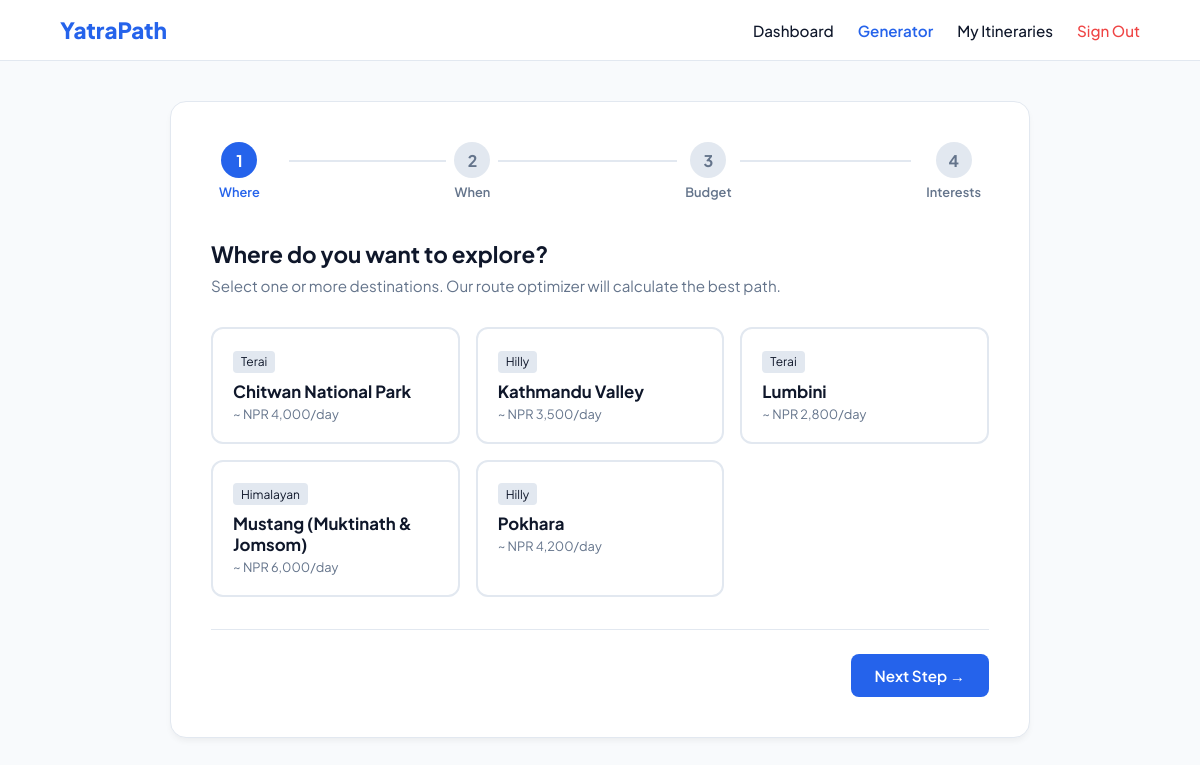
Screenshot of /user/generator.php (signed in) with the database file from the repository.
### tables this page shows
CREATE TABLE `destinations` (
    `id` INT AUTO_INCREMENT PRIMARY KEY,
    `name` VARCHAR(150) NOT NULL,
    `region` ENUM('Himalayan', 'Hilly', 'Terai') NOT NULL,
    `description` TEXT NOT NULL,
    `avg_cost_per_day` DECIMAL(10,2) NOT NULL DEFAULT 3000.00,
    `suitable_seasons` VARCHAR(150) NOT NULL,  
    `latitude` DECIMAL(10,7) NOT NULL,
    `longitude` DECIMAL(10,7) NOT NULL,
    `image_url` VARCHAR(255) DEFAULT NULL,
    `avg_rating` DECIMAL(3,2) NOT NULL DEFAULT 5.00,
    `total_reviews` INT NOT NULL DEFAULT 0,
    `created_at` TIMESTAMP DEFAULT CURRENT_TIMESTAMP,
    `updated_at` TIMESTAMP DEFAULT CURRENT_TIMESTAMP ON UPDATE CURRENT_TIMESTAMP,
    INDEX `idx_dest_region` (`region`),
    INDEX `idx_dest_rating` (`avg_rating`)
);

### user/generator.php (the view, shortened to what this page needs)
<?php
$db = Database::getInstance()->getConnection();
$destinations = $db->query("SELECT * FROM destinations ORDER BY name ASC")->fetchAll();
?>
<!DOCTYPE html>
<html lang="en">
<head>
</head>
<body>
    <header class="navbar">
        <a href="../homepage.php" class="logo">YatraPath</a>
        <nav class="nav-links">
            <a href="dashboard.php">Dashboard</a>
            <a href="generator.php" style="color: var(--primary); font-weight: 600;">Generator</a>
            <a href="itineraries.php">My Itineraries</a>
            <a href="../api/auth/logout.php" style="color: #ef4444;">Sign Out</a>
        </nav>
    </header>
    <main class="wizard-container">
        <div class="steps-bar" id="steps-bar">
            <div class="step-item active" data-step="1"><div class="step-bubble">1</div><div class="step-text">Where</div></div>
            <div class="step-item" data-step="2"><div class="step-bubble">2</div><div class="step-text">When</div></div>
            <div class="step-item" data-step="3"><div class="step-bubble">3</div><div class="step-text">Budget</div></div>
            <div class="step-item" data-step="4"><div class="step-bubble">4</div><div class="step-text">Interests</div></div>
        </div>
        <form id="generator-form">
            <div class="step-section active" id="step-1">
                <h2 class="section-title">Where do you want to explore?</h2>
                <p class="section-subtitle">Select one or more destinations. Our route optimizer will calculate the best path.</p>
                <div class="dest-select-grid">
                    <?php foreach ($destinations as $d): ?>
                        <div class="dest-option" onclick="toggleSelect(this)">
                            <span class="dest-badge"><?= htmlspecialchars($d['region']) ?></span>
                            <div class="dest-name"><?= htmlspecialchars($d['name']) ?></div>
                            <div style="font-size:0.8rem; color:var(--muted);">~ NPR <?= number_format((float)$d['avg_cost_per_day']) ?>/day</div>
                        </div>
                    <?php endforeach; ?>
                </div>
            </div>
            <div class="wizard-buttons">
                <button type="button" class="btn btn-next" id="btn-next" onclick="changeStep(1)">Next Step &rarr;</button>
            </div>
        </form>
    </main>
</body>
</html>

### user/generator.php (style rules this page uses)
:root { --primary: #2563eb; --primary-dark: #1d4ed8; --bg: #f8fafc; --card: #ffffff; --border: #e2e8f0; --text: #0f172a; --muted: #64748b; }
* { box-sizing: border-box; margin: 0; padding: 0; font-family: 'Plus Jakarta Sans', sans-serif; }
body { background: var(--bg); color: var(--text); padding-bottom: 3rem; }
.navbar { display: flex; justify-content: space-between; align-items: center; padding: 1rem 5%; background: #fff; border-bottom: 1px solid var(--border); }
.logo { font-size: 1.4rem; font-weight: 800; color: var(--primary); text-decoration: none; }
.nav-links { display: flex; gap: 1.5rem; align-items: center; }
.nav-links a { text-decoration: none; color: var(--text); font-weight: 500; font-size: 0.95rem; }
.wizard-container { max-width: 860px; margin: 2.5rem auto; background: var(--card); border: 1px solid var(--border); border-radius: 16px; padding: 2.5rem; box-shadow: 0 4px 6px -1px rgba(0,0,0,0.05); }
.steps-bar { display: flex; justify-content: space-between; margin-bottom: 2.5rem; position: relative; }
.steps-bar::before { content: ''; position: absolute; top: 18px; left: 10%; right: 10%; height: 2px; background: var(--border); z-index: 1; }
.step-item { position: relative; z-index: 2; background: #fff; padding: 0 0.5rem; text-align: center; }
.step-bubble { width: 36px; height: 36px; border-radius: 50%; background: #e2e8f0; color: var(--muted); display: flex; align-items: center; justify-content: center; font-weight: 700; margin: 0 auto 0.4rem; }
.step-item.active .step-bubble { background: var(--primary); color: #fff; }
.step-text { font-size: 0.8rem; font-weight: 600; color: var(--muted); }
.step-item.active .step-text { color: var(--primary); }
.step-section { display: none; }
.step-section.active { display: block; }
.section-title { font-size: 1.4rem; font-weight: 700; margin-bottom: 0.5rem; }
.section-subtitle { color: var(--muted); font-size: 0.95rem; margin-bottom: 2rem; }
.dest-select-grid { display: grid; grid-template-columns: repeat(auto-fit, minmax(240px, 1fr)); gap: 1rem; margin-bottom: 1.5rem; }
.dest-option { border: 2px solid var(--border); border-radius: 12px; padding: 1.25rem; cursor: pointer; transition: all 0.2s; }
.dest-name { font-weight: 700; font-size: 1.05rem; margin-bottom: 0.25rem; }
.dest-badge { display: inline-block; font-size: 0.75rem; padding: 0.2rem 0.5rem; border-radius: 4px; background: #e2e8f0; margin-bottom: 0.5rem; }
.wizard-buttons { display: flex; justify-content: space-between; margin-top: 2rem; border-top: 1px solid var(--border); padding-top: 1.5rem; }
.btn { padding: 0.75rem 1.5rem; border-radius: 8px; font-weight: 600; border: none; cursor: pointer; font-size: 0.95rem; }
.btn-next { background: var(--primary); color: #fff; }

### rows the page displays
destinations: region "Terai", name "Chitwan National Park", avg_cost_per_day "4,000"
destinations: region "Hilly", name "Kathmandu Valley", avg_cost_per_day "3,500"
destinations: region "Terai", name "Lumbini", avg_cost_per_day "2,800"
destinations: region "Himalayan", name "Mustang (Muktinath & Jomsom)", avg_cost_per_day "6,000"
destinations: region "Hilly", name "Pokhara", avg_cost_per_day "4,200"
